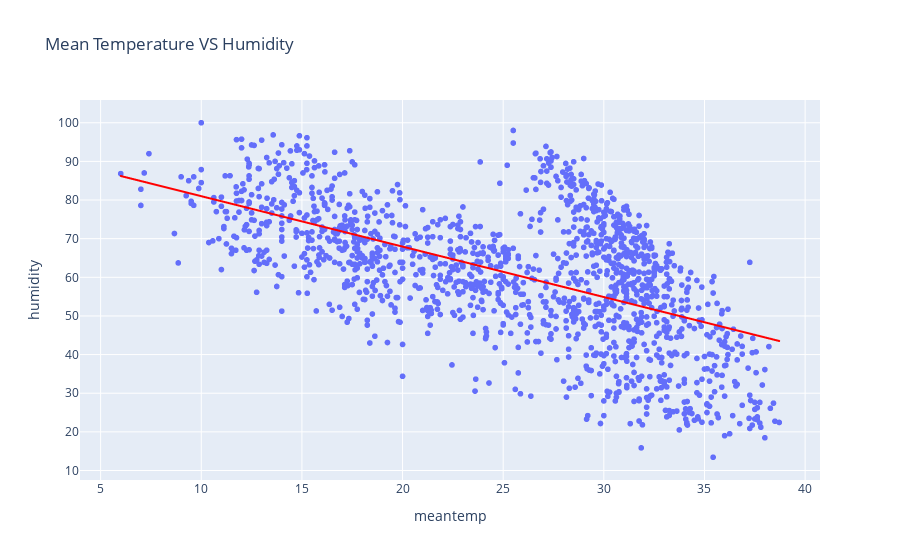

Notebook source saved alongside this figure:
### Code cell
# make a plot of scatter b/w meantemp and humidity
fig  = px.scatter(df , x='meantemp' , y = 'humidity' , title="Mean Temperature VS Humidity" ,
                trendline='ols' , trendline_color_override='red')
fig.show()

### Figure 1 — Plotly figure (JSON) as saved in the notebook; plotly's stock layout.template omitted (floating-point values rounded to 4 significant figures; data arrays with more than 128 entries replaced by an {"elided": "..."} marker saying what was removed)
{"data": [{"hovertemplate": "meantemp=%{x}<br>humidity=%{y}<extra></extra>", "legendgroup": "", "marker": {"color": "#636efa", "symbol": "circle"}, "mode": "markers", "name": "", "showlegend": false, "type": "scattergl", "x": {"elided": "1462 float values"}, "xaxis": "x", "y": {"elided": "1462 float values"}, "yaxis": "y"}, {"hovertemplate": "<b>OLS trendline</b><br>humidity = -1.30529 * meantemp + 94.0508<br>R<sup>2</sup>=0.327128<br><br>meantemp=%{x}<br>humidity=%{y} <b>(trend)</b><extra></extra>", "legendgroup": "", "line": {"color": "red"}, "marker": {"color": "#636efa", "symbol": "circle"}, "mode": "lines", "name": "", "showlegend": false, "type": "scattergl", "x": {"elided": "1462 float values"}, "xaxis": "x", "y": {"elided": "1462 float values"}, "yaxis": "y"}], "layout": {"legend": {"tracegroupgap": 0}, "title": {"text": "Mean Temperature VS Humidity"}, "xaxis": {"anchor": "y", "domain": [0, 1], "title": {"text": "meantemp"}}, "yaxis": {"anchor": "x", "domain": [0, 1], "title": {"text": "humidity"}}}}
